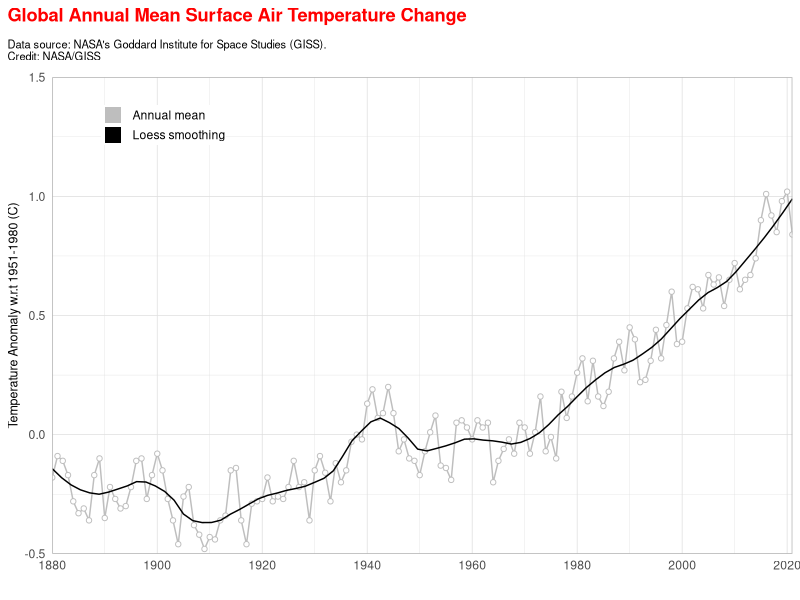
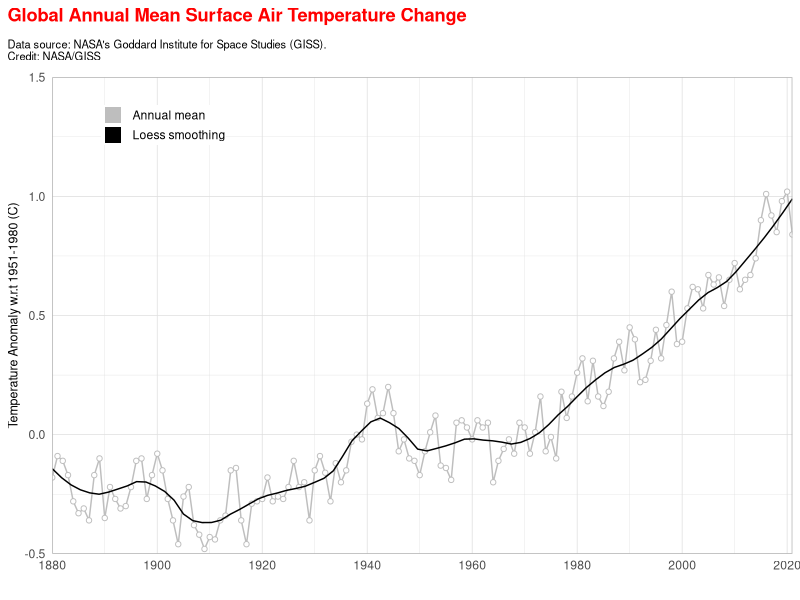

Here is the R script that generated these plots, in order:
library(tidyverse)


read_csv("data/GLB.Ts+dSST.csv", skip = 1, na = "***") %>% 
  select(year = Year, t_diff = `J-D`) %>% 
  drop_na() %>% 
  ggplot(aes(x = year, y = t_diff)) +
  geom_line(aes(colour = "1"), size = 0.5, show.legend = FALSE) +
  geom_point(fill = "white", aes(colour = "1"), shape = 21, show.legend = TRUE) +
  geom_smooth(se = FALSE, aes(colour = "2"), size = 0.5, span = 0.2, show.legend = FALSE) + 
  scale_x_continuous(breaks = seq(1880, 2023, 20), expand = c(0,0)) +
  scale_y_continuous(limits = c(-0.5, 1.5), expand = c(0,0)) +
  scale_colour_manual(name = NULL, breaks = c(1,2), values = c("gray", "black"), labels = c("Annual mean", "Loess smoothing"),
                      guide = guide_legend(override.aes = list(shape = 15, size = 5))) +
  labs(x = "", y = "Temperature Anomaly w.r.t 1951-1980 (C)",
       title = "Global Annual Mean Surface Air Temperature Change",
       subtitle = "Data source: NASA's Goddard Institute for Space Studies (GISS).\nCredit: NASA/GISS") +
  theme_light() +
  theme(axis.ticks = element_blank(),
        axis.title.y = element_text(size = 9),
        plot.title.position = "plot",
        plot.title = element_text(margin = margin(b = 10), colour = "red", face = "bold"),
        plot.subtitle = element_text(size = 8, margin = margin(b = 10)),
        legend.position = c(0.15, 0.9),
        legend.title = element_text(size = 0),
        legend.key.height = unit(10, "pt"),
        legend.margin = margin(0,0,0,0))

ggsave("figures/temperature-index-plot.png", width = 6, height = 4)